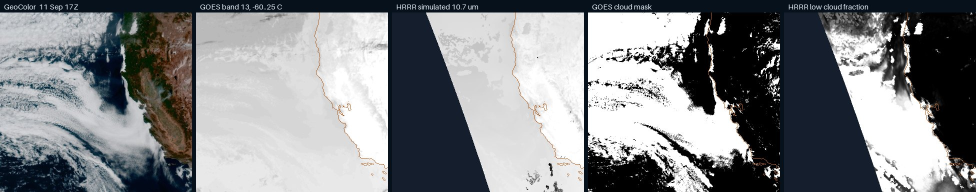
#> input picture site/hrrr/california/example_mixed.jpg, 1952 x 384 px, given as the content of the folder data/tiles_z9, which was not available (shown at 1/2 size)
$ python gate_audit.py
#> lines starting #> are read from the running program, lines starting #| are printed output that depends on the picture; pictures that were not available may be replaced by others from this repository, and a replacement may not be noted
### scripts/build_dataset.py
"""Filter raw GIBS tiles into a training set.

Drops: swath gaps / nodata (black pixels), nearly cloud-free ocean, near-uniform
tiles, and near-duplicates (perceptual hash). Writes 256 px PNGs to
data/dataset/ plus manifest.csv with an estimated cloud fraction per tile, which
later becomes a slider direction.

Usage:  python scripts/build_dataset.py --min-cloud 0.12 --max-black 0.01
        python scripts/build_dataset.py --cap-overcast 0.15   # overcast kept, but a minority
"""
from __future__ import annotations

import csv
import random
from pathlib import Path

import click
import numpy as np
from PIL import Image
from tqdm import tqdm


def stats(img: np.ndarray) -> dict:
    """img: HxWx3 uint8. Clouds over ocean are bright and unsaturated; ocean is
    dark and blue; nodata is EXACTLY black.

    `black` (luminance < 0.04) is kept because other code reads it, but it must not be used
    as a hole test: deep tropical ocean is legitimately darker than that, so gating on it
    discards the darkest-background, highest-contrast cloud fields -- measured over 4,000
    z9 tiles, 66% of everything the old --max-black gate dropped had ZERO pure-black pixels
    (median darkness 0.032, median true hole share 0.00000), and they were trade cumulus and
    open-cell convection over dark water. Use `nodata`."""
    f = img.astype(np.float32) / 255
    lum = 0.299 * f[..., 0] + 0.587 * f[..., 1] + 0.114 * f[..., 2]
    mx, mn = f.max(-1), f.min(-1)
    sat = np.where(mx > 0, (mx - mn) / np.maximum(mx, 1e-6), 0)
    black = float((lum < 0.04).mean())          # darkness, NOT missingness -- see the docstring
    nodata = float((img.max(-1) <= 2).mean())   # a GIBS/swath hole renders exactly (0,0,0)
    cloud = float(((lum > 0.42) & (sat < 0.35)).mean())
    # land: warm-hued (red >= blue), saturated, mid-brightness pixels. Ocean is
    # blue-dominant, cloud is unsaturated, so this isolates desert/vegetation.
    land = float(((f[..., 0] >= f[..., 2]) & (sat > 0.25) & (lum > 0.12) & (lum < 0.75)).mean())
    return {"black": black, "nodata": nodata, "cloud": cloud, "land": land,
            "std": float(lum.std()), "mean": float(lum.mean())}


# [96 lines left out: functions dhash, main, not called in this run]


# [2 lines that do not run on import are left out]

### scripts/gate_audit.py
"""Audit what build_dataset.py's gates actually threw away, and whether they were right to.

Two gates are under suspicion, both of them absolute tests on a quantity that scales with
how bright the scene is:

  black    drops a tile when >1% of its pixels fall under 0.04 luminance, meaning to catch
           GIBS holes. The identical test in fetch_goes.py was discarding 68% of good
           daylight frames, because deep ocean is legitimately darker than that.
  uniform  drops a tile when luminance std < 0.04, meaning to catch featureless sky. A dark
           scene has a small std whether or not it has structure.

    python scripts/gate_audit.py --tiles data/tiles_z9 --sample 4000
    python scripts/gate_audit.py --tiles data/tiles_z9 --sample 4000 --contact out/gate

For each sampled tile it recomputes the gate inputs plus three things the gate never had:
nodata (pixels that are exactly black, which is what a hole actually looks like), relative
detail (high-pass energy over mean brightness), and relative std. Then it reports the
disputed populations -- tiles the gate dropped that the better test would keep.

The warning that shapes the design, from the landshapes audit: do NOT simply relativise.
A ratio divides by brightness, so a near-black UNIFORM crop posts a healthy relative score
off a tiny denominator. Structure and uniformity are two different questions and need two
gates: a relative measure for structure, and a low ABSOLUTE floor for emptiness. This
script reports both so the pair can be chosen together, and prints the near-black-uniform
population explicitly so that failure mode cannot hide.
"""
from __future__ import annotations

import random
import sys
from pathlib import Path

import click
import numpy as np
from PIL import Image

sys.path.insert(0, str(Path(__file__).parent))
from build_dataset import stats  # noqa: E402


def highpass(lum: np.ndarray) -> float:
    """Energy in the 3x3 laplacian -- structure at the finest scale the tile resolves."""
    k = np.array([[0, -1, 0], [-1, 4, -1], [0, -1, 0]], dtype=np.float32)
    a = lum[1:-1, 1:-1]
    lap = (4 * a - lum[:-2, 1:-1] - lum[2:, 1:-1] - lum[1:-1, :-2] - lum[1:-1, 2:])
    return float(np.abs(lap).mean())


def probe(p: Path) -> dict | None:
    try:
        im = Image.open(p).convert("RGB")
    except Exception:
        return None
    a = np.asarray(im)
    s = stats(a)
    f = a.astype(np.float32) / 255
    lum = 0.299 * f[..., 0] + 0.587 * f[..., 1] + 0.114 * f[..., 2]
    mean = max(float(lum.mean()), 1e-6)
    hp = highpass(lum)
    return dict(path=str(p), black=s["black"], std=s["std"], mean=s["mean"],
                cloud=s["cloud"], land=s["land"],
                nodata=float((a.max(-1) <= 2).mean()),      # a hole is EXACTLY black
                hp=hp, rel_hp=hp / mean, rel_std=s["std"] / mean)


@click.command()
@click.option("--tiles", default="data/tiles_z9", type=click.Path(path_type=Path))
@click.option("--sample", default=4000, type=int, help="tiles to probe (they are ~60 KB each)")
@click.option("--max-black", default=0.01, type=float, help="the gate as built")
@click.option("--min-std", default=0.04, type=float, help="the gate as built")
@click.option("--nodata-max", default=0.005, type=float, help="the corrected hole test")
@click.option("--contact", default=None, type=click.Path(path_type=Path),
              help="write contact sheets of each disputed population, so the verdict is lookable-at")
@click.option("--seed", default=0, type=int)
def main(tiles, sample, max_black, min_std, nodata_max, contact, seed):
    files = sorted(tiles.rglob("*.jpg"))
    if not files:
        raise SystemExit(f"no tiles under {tiles}")
    rng = random.Random(seed)
    pick = rng.sample(files, min(sample, len(files)))
    rows = [r for r in (probe(p) for p in pick) if r]
#> in probe, im is the input picture: PIL image 1952x384 RGB; mean R, G, B 130.4, 133, 135.9
#> in stats, `lum = 0.299 * f[..., 0] + 0.587 * f[..., 1] + 0.114 * f[..., 2]`:
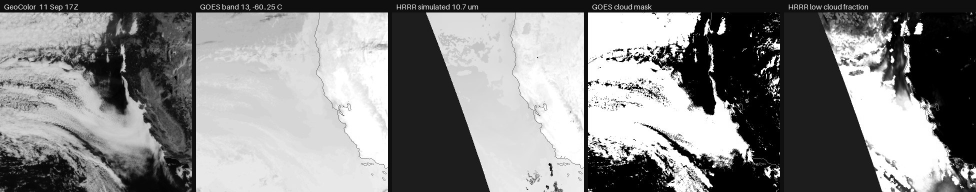
#> lum: shape (384, 1952) float32 (shown at 1/2 size); min 0, max 1, mean 0.52
#> in stats, `sat = np.where(mx > 0, (mx - mn) / np.maximum(mx, 1e-6), 0)`:
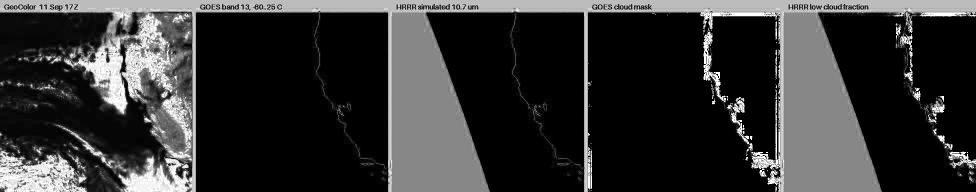
#> sat: shape (384, 1952) float32 (shown at 1/2 size); min 0, max 1, mean 0.204
#> in stats, `black = float((lum < 0.04).mean())`: black = 0.136
#> in stats, `nodata = float((img.max(-1) <= 2).mean())`: nodata = 0.102
#> in stats, `cloud = float(((lum > 0.42) & (sat < 0.35)).mean())`: cloud = 0.555
#> in stats, `land = float(((f[..., 0] >= f[..., 2]) & (sat > 0.25) & (lum > 0.12) &..`: land = 0.0284
#> in probe, `s = stats(a)`: s = {'black': 0.136, 'nodata': 0.102, 'cloud': 0.555, 'land': 0.0284, 'std': 0.399, 'mean': 0.52}
#> in probe, `mean = max(float(lum.mean()), 1e-6)`: mean = 0.52
#> in highpass, `a = lum[1:-1, 1:-1]`:
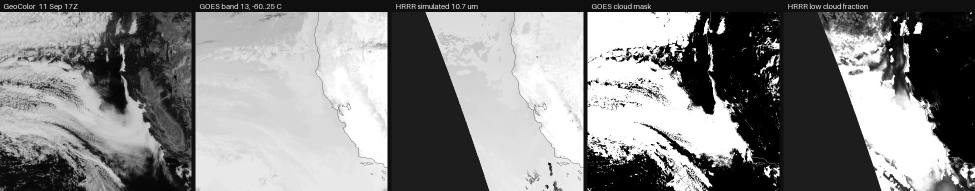
#> a: shape (382, 1950) float32 (shown at 1/2 size); min 0, max 1, mean 0.522
#> in highpass, `lap = (4 * a - lum[:-2, 1:-1] - lum[2:, 1:-1] - lum[1:-1, :-2] - lum[1..`:
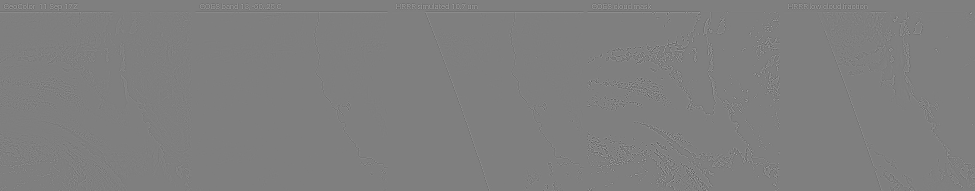
#> lap: shape (382, 1950) float32 (shown at 1/2 size); min -3.99, max 4, mean -2.69e-07; drawn with min black and max white
#> in probe, `hp = highpass(lum)`: hp = 0.0895
#> rows = 1 item
    click.echo(f"probed {len(rows)} of {len(files)} tiles under {tiles}\n")

    n = len(rows)
#> n = 1
    arr = lambda k: np.array([r[k] for r in rows])
    blk_drop = [r for r in rows if r["black"] > max_black]
#> blk_drop = 1 item
    uni_drop = [r for r in rows if r["black"] <= max_black and r["std"] < min_std]
#> uni_drop = []

    # --- gate 1: was "black" catching holes, or catching dark water? ---
    false_black = [r for r in blk_drop if r["nodata"] <= nodata_max]
#> false_black = []
    click.echo(f"BLACK gate: dropped {len(blk_drop)}/{n} ({len(blk_drop)/n:.1%})")
    click.echo(f"  of those, {len(false_black)} ({len(false_black)/max(len(blk_drop),1):.1%}) have essentially NO "
               f"pure-black pixels -- they are dark, not missing")
    if false_black:
        b = np.array([r["black"] for r in false_black]); nd = np.array([r["nodata"] for r in false_black])
        click.echo(f"  their darkness share: median {np.median(b):.3f}   their true hole share: median {np.median(nd):.5f}")
    real_black = [r for r in blk_drop if r["nodata"] > nodata_max]
#> real_black = 1 item
    click.echo(f"  genuinely holed: {len(real_black)}  (median hole share {np.median([r['nodata'] for r in real_black]):.3f})"
               if real_black else "  genuinely holed: 0")

    # --- gate 2: is min-std a brightness gate in disguise? ---
    click.echo(f"\nUNIFORM gate: dropped {len(uni_drop)}/{n} ({len(uni_drop)/n:.1%}) for std < {min_std}")
    if uni_drop:
        m = np.array([r["mean"] for r in uni_drop]); allm = arr("mean")
        click.echo(f"  their brightness: median {np.median(m):.3f}  vs {np.median(allm):.3f} for the whole sample")
        rs = np.array([r["rel_std"] for r in uni_drop]); rh = np.array([r["rel_hp"] for r in uni_drop])
        click.echo(f"  their relative std: median {np.median(rs):.4f}   relative high-pass: median {np.median(rh):.4f}")
    # correlation: if std is mostly telling us about brightness, the gate is a brightness gate
    c = float(np.corrcoef(arr("std"), arr("mean"))[0, 1])
    cr = float(np.corrcoef(arr("rel_std"), arr("mean"))[0, 1])
    click.echo(f"\n  corr(std, brightness)      = {c:+.3f}   <- high means the absolute gate IS a brightness gate")
    click.echo(f"  corr(rel_std, brightness)  = {cr:+.3f}   <- the relative measure should be closer to zero")

    # --- the trap: relativising alone. A near-black uniform tile scores well on a ratio. ---
    dark = arr("mean") < np.quantile(arr("mean"), 0.10)
    rel_ok = arr("rel_hp") > np.quantile(arr("rel_hp"), 0.40)
    trap = [r for r, d, o in zip(rows, dark, rel_ok) if d and o and r["hp"] < np.quantile(arr("hp"), 0.10)]
#> trap = []
    click.echo(f"\nTHE TRAP: {len(trap)} tiles are in the darkest 10%, have LOW absolute structure "
               f"(bottom 10% high-pass), and still pass a relative-only gate.")
    if trap:
        click.echo(f"  e.g. mean {trap[0]['mean']:.3f}  hp {trap[0]['hp']:.5f}  rel_hp {trap[0]['rel_hp']:.4f}")
    click.echo("  This is why the fix is TWO gates -- relative for structure, a low absolute floor for"
               "\n  emptiness -- and not a swap of one absolute number for one relative one.")

    # --- the disputed population: dropped by the built gate, kept by the pair ---
    floor = float(np.quantile(arr("hp"), 0.05))         # the genuinely featureless bottom
    rel_cut = float(np.quantile(arr("rel_hp"), 0.10))
    rescued = [r for r in blk_drop + uni_drop
               if r["nodata"] <= nodata_max and r["hp"] > floor and r["rel_hp"] > rel_cut]
#> rescued = []
    click.echo(f"\nDISPUTED: {len(rescued)} of {len(blk_drop)+len(uni_drop)} dropped tiles "
               f"({len(rescued)/max(len(blk_drop)+len(uni_drop),1):.1%}) pass the corrected pair "
               f"(no holes, absolute hp > {floor:.5f}, relative hp > {rel_cut:.4f})")
    click.echo(f"  -> {len(rescued)/n:.1%} of the raw set, which at 223,524 raw tiles is "
               f"~{int(len(rescued)/n*223524):,} tiles")

    if contact:
        contact.mkdir(parents=True, exist_ok=True)
        for name, group in [("false_black", false_black), ("uniform_dropped", uni_drop),
                            ("trap_dark_uniform", trap), ("rescued", rescued)]:
            g = group[:36]
            if not g:
                continue
            cols = 6
            rowsn = (len(g) + cols - 1) // cols
            sheet = Image.new("RGB", (cols * 132, rowsn * 132), "#101820")
            for i, r in enumerate(g):
                im = Image.open(r["path"]).convert("RGB").resize((128, 128))
                sheet.paste(im, ((i % cols) * 132 + 2, (i // cols) * 132 + 2))
            sheet.save(contact / f"{name}.png")
            click.echo(f"  {contact / (name + '.png')}  ({len(g)} of {len(group)})")


if __name__ == "__main__":
    main()
#> (the program exits here)

$ run again, on site/hrrr/california/example_overcast.jpg
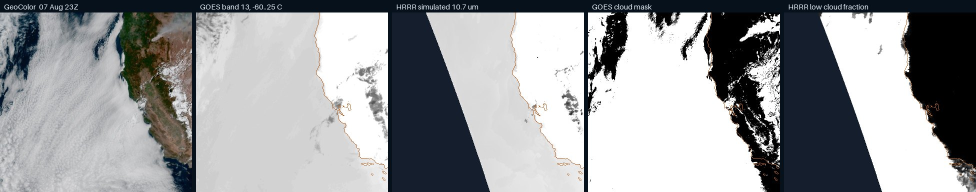
#> input picture site/hrrr/california/example_overcast.jpg, 1952 x 384 px, given as the content of the folder data/tiles_z9, which was not available (shown at 1/2 size)
#> in probe, im is the input picture: PIL image 1952x384 RGB; mean R, G, B 152, 154, 156.5
#> in stats, `sat = np.where(mx > 0, (mx - mn) / np.maximum(mx, 1e-6), 0)`:
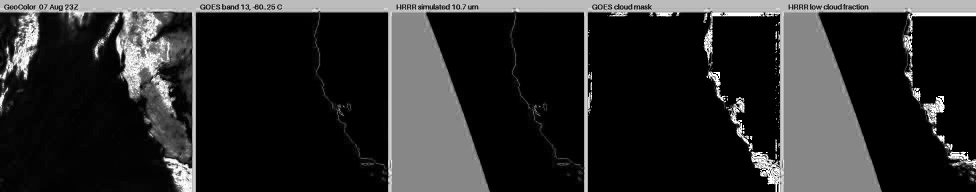
#> sat: shape (384, 1952) float32 (shown at 1/2 size); min 0, max 1, mean 0.17
#> black = 0.0881
#> nodata = 0.0709
#> cloud = 0.653
#> land = 0.0243
#> s = {'black': 0.0881, 'nodata': 0.0709, 'cloud': 0.653, 'land': 0.0243, 'std': 0.39, 'mean': 0.603}
#> mean = 0.603
#> in highpass, `a = lum[1:-1, 1:-1]`:
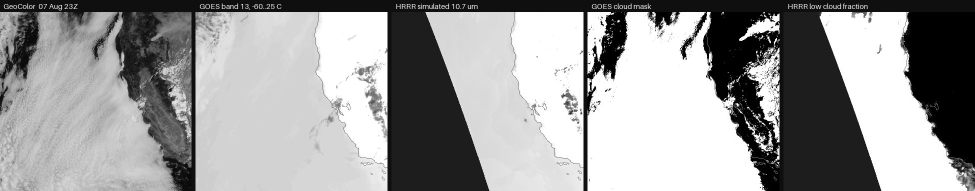
#> a: shape (382, 1950) float32 (shown at 1/2 size); min 0, max 1, mean 0.604
#> hp = 0.0657
#> rows = 1 item
#> n = 1
#> blk_drop = 1 item
#> uni_drop = []
#> real_black = 1 item
#> trap = []
